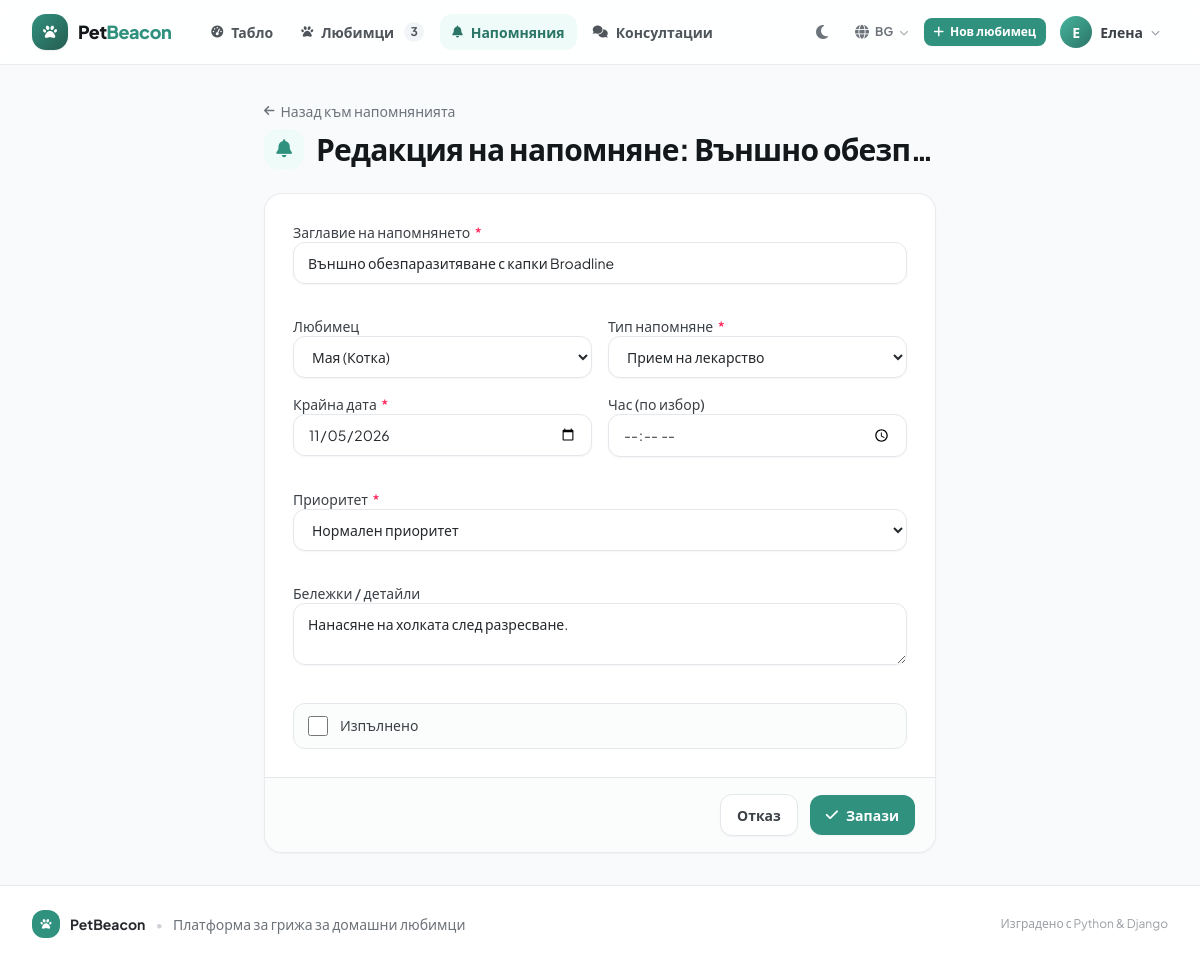
/bg/reminders/64/edit/ (signed in), run on the app's committed database.
### pets/models.py (models this page shows, shortened)
class Reminder(models.Model):
    TYPE_CHOICES = [
        ('vaccination', gettext_lazy("Ваксинация")),
        ('vet_visit', gettext_lazy("Ветеринарен преглед")),
        ('medication', gettext_lazy("Прием на лекарство")),
        ('deworming', gettext_lazy("Обезпаразитяване")),
        ('grooming', gettext_lazy("Груминг / Къпане")),
        ('food_refill', gettext_lazy("Покупка на храна")),
        ('other', gettext_lazy("Друго напомняне")),
    ]
    PRIORITY_CHOICES = [
        ('high', gettext_lazy("Висок приоритет")),
        ('normal', gettext_lazy("Нормален приоритет")),
        ('low', gettext_lazy("Нисък приоритет")),
    ]
    owner = models.ForeignKey(User, on_delete=models.CASCADE, related_name='reminders', verbose_name=gettext_lazy("Потребител"))
    pet = models.ForeignKey(Pet, on_delete=models.CASCADE, related_name='reminders', null=True, blank=True, verbose_name=gettext_lazy("Любимец"))
    reminder_type = models.CharField(max_length=30, choices=TYPE_CHOICES, default='vaccination', verbose_name=gettext_lazy("Тип напомняне"))
    title = models.CharField(max_length=200, verbose_name=gettext_lazy("Заглавие на напомнянето"))
    due_date = models.DateField(verbose_name=gettext_lazy("Крайна дата"))
    due_time = models.TimeField(null=True, blank=True, verbose_name=gettext_lazy("Час (по избор)"))
    priority = models.CharField(max_length=15, choices=PRIORITY_CHOICES, default='normal', verbose_name=gettext_lazy("Приоритет"))
    is_completed = models.BooleanField(default=False, verbose_name=gettext_lazy("Изпълнено"))
    completed_at = models.DateTimeField(null=True, blank=True, verbose_name=gettext_lazy("Дата на изпълнение"))
    notes = models.TextField(blank=True, verbose_name=gettext_lazy("Бележки / детайли"))
    created_at = models.DateTimeField(auto_now_add=True)
    class Meta:
        verbose_name = gettext_lazy("Напомняне")
        verbose_name_plural = gettext_lazy("Напомняния")
        ordering = ['is_completed', 'due_date', 'due_time']
        indexes = [
            models.Index(
                fields=['owner', 'is_completed', 'due_date'],
                name='reminder_owner_status_due_idx',
            ),
        ]

### pets/views.py (the view)
# urls.py: path('reminders/<int:pk>/edit/', views.reminder_update_view, name='reminder_update'),
@login_required
def reminder_update_view(request, pk):
    rem = get_object_or_404(Reminder, pk=pk, owner=request.user)
    if request.method == 'POST':
        form = ReminderForm(request.POST, instance=rem, user=request.user)
        if form.is_valid():
            form.save()
            messages.success(request, _("Напомнянето '%(title)s' бе обновено!") % {"title": rem.title})
            return redirect('pets:reminder_list')
    else:
        form = ReminderForm(instance=rem, user=request.user)
    return render(request, 'pets/reminder_form.html', {
        'form': form,
        'rem': rem,
        'title': _('Редакция на напомняне: %(title)s') % {"title": rem.title},
        'button_text': _('Запази промените'),
        'cancel_url': reverse('pets:reminder_list'),
    })

### accounts/models.py (called while the page is built)
    @property
    def is_vet(self):
        return self.role == self.ROLE_VET

### pets/models.py (called while the page is built)
    def __str__(self):
        return f"{self.name} ({self.get_species_display()})"

### pets/templatetags/petcare_tags.py (called while the page is built)
@register.filter(name="add_class", is_safe=True)
def add_class(field, css_classes):
    if not isinstance(field, BoundField):
        return field
    widget = copy.copy(field.field.widget)
    attrs = {
        "class": " ".join(
            part for part in (widget.attrs.get("class", ""), css_classes) if part
        ).strip()
    }
    described_by = []
    if field.help_text:
        described_by.append(f"{field.auto_id}_helptext")
    if field.errors:
        described_by.append(f"{field.auto_id}_error")
    if described_by:
        attrs["aria-describedby"] = " ".join(described_by)
    return mark_safe(field.as_widget(widget=widget, attrs=attrs))

### templates/pets/reminder_form.html (shortened to what this page needs)
{% extends 'base.html' %}
{% load petcare_tags i18n %}
{% block content %}
{% translate "Назад към напомнянията" as back_label %}
<div class="mx-auto max-w-2xl space-y-6">
    {% include "partials/page_header.html" with title=title icon="fa-solid fa-bell" back_url=cancel_url back_label=back_label %}
    {% include "partials/form_open.html" with form=form submit_label=button_text cancel_url=cancel_url %}
        {% include "partials/field.html" with field=form.title %}
        <div class="grid grid-cols-1 gap-4 sm:grid-cols-2">
            {% include "partials/field.html" with field=form.pet %}
            {% include "partials/field.html" with field=form.reminder_type %}
            {% include "partials/field.html" with field=form.due_date %}
            {% include "partials/field.html" with field=form.due_time %}
        </div>
        {% include "partials/field.html" with field=form.priority %}
        {% include "partials/field.html" with field=form.notes %}
        <div class="sm:col-span-1">
            {% include "partials/checkbox.html" with field=form.is_completed %}
        </div>
    {% include "partials/form_close.html" %}
</div>
{% endblock %}

### templates/base.html (shortened to what this page needs)
{% load static i18n %}<!DOCTYPE html>
<html lang="{{ LANGUAGE_CODE }}" class="h-full scroll-smooth">
<head>
    <link rel="stylesheet" href="{% static 'css/app.css' %}">
    <link rel="stylesheet"
          href="https://cdnjs.cloudflare.com/ajax/libs/font-awesome/6.5.1/css/all.min.css"
>
</head>
<body class="flex min-h-full flex-col bg-ink-50 text-ink-800 antialiased dark:bg-ink-950 dark:text-ink-200">
<header class="sticky top-0 z-40 border-b border-ink-200/80 bg-white/85 backdrop-blur-md print-hidden dark:border-ink-800 dark:bg-ink-900/85">
    <div class="page">
        <div class="flex h-16 items-center gap-3">
            <a href="{% if user.is_authenticated %}{% url 'pets:dashboard' %}{% else %}{% url 'pets:home' %}{% endif %}"
               class="flex shrink-0 items-center gap-2.5 rounded-lg transition hover:opacity-90">
                <span class="flex h-9 w-9 items-center justify-center rounded-xl bg-gradient-to-br from-brand-600 to-brand-800 text-white shadow-sm">
                    <i class="fa-solid fa-paw text-sm" aria-hidden="true"></i>
                </span>
                <span class="text-lg font-extrabold tracking-tight text-ink-900 dark:text-white">
                    Pet<span class="text-brand-600 dark:text-brand-400">Beacon</span>
                </span>
            </a>
            {% if user.is_authenticated %}
            <nav class="ml-4 hidden flex-1 items-center gap-1 md:flex" aria-label="{% translate 'Основна навигация' %}">
                <a href="{% url 'pets:dashboard' %}"
                   class="nav-link {% if request.resolver_match.url_name == 'dashboard' %}nav-link-active{% endif %}"
                   {% if request.resolver_match.url_name == 'dashboard' %}aria-current="page"{% endif %}>
                    <i class="fa-solid fa-gauge-high text-xs" aria-hidden="true"></i> {% translate "Табло" %}
                </a>
                <a href="{% url 'pets:pet_list' %}"
                   class="nav-link {% if 'pet' in request.resolver_match.url_name and 'reminder' not in request.resolver_match.url_name and 'dashboard' not in request.resolver_match.url_name %}nav-link-active{% endif %}"
                   {% if 'pet' in request.resolver_match.url_name and 'reminder' not in request.resolver_match.url_name and 'dashboard' not in request.resolver_match.url_name %}aria-current="page"{% endif %}>
                    <i class="fa-solid fa-paw text-xs" aria-hidden="true"></i>{% if user.profile.is_vet %} {% translate "Пациенти" %}{% else %} {% translate "Любимци" %}{% endif %}
                    {% if nav_total_pets %}
                        <span class="ml-0.5 inline-flex h-5 min-w-5 items-center justify-center rounded-full bg-ink-100 px-1.5 text-xs font-bold text-ink-600 dark:bg-ink-800 dark:text-ink-300">{{ nav_total_pets }}</span>
                    {% endif %}
                </a>
                <a href="{% url 'pets:reminder_list' %}"
                   class="nav-link {% if 'reminder' in request.resolver_match.url_name %}nav-link-active{% endif %}"
                   {% if 'reminder' in request.resolver_match.url_name %}aria-current="page"{% endif %}>
                    <i class="fa-solid fa-bell text-xs" aria-hidden="true"></i> {% translate "Напомняния" %}
                </a>
                <a href="{% url 'pets:consultation_list' %}"
                   class="nav-link {% if 'consultation' in request.resolver_match.url_name %}nav-link-active{% endif %}"
                   {% if 'consultation' in request.resolver_match.url_name %}aria-current="page"{% endif %}>
                    <i class="fa-solid fa-comments text-xs" aria-hidden="true"></i> {% translate "Консултации" %}
                </a>
            </nav>
            {% endif %}
            <div class="ml-auto flex items-center gap-1.5">
                <button type="button" id="themeToggle" class="btn-icon"
                        aria-label="{% translate 'Смяна на цветовата тема' %}"
                        title="{% translate 'Смяна на темата' %}"
                        data-title-light="{% translate 'Светла тема' %}"
                        data-title-dark="{% translate 'Тъмна тема' %}">
                    <i class="fa-solid fa-moon" data-theme-icon="dark" aria-hidden="true"></i>
                </button>
                {% include "partials/language_switcher.html" %}
                {% if user.is_authenticated %}
                    <a href="{% url 'pets:pet_create' %}" class="btn-primary btn-sm hidden sm:inline-flex">
                        <i class="fa-solid fa-plus" aria-hidden="true"></i>{% if user.profile.is_vet %} {% translate "Нов пациент" %}{% else %} {% translate "Нов любимец" %}{% endif %}
                    </a>
                    <div class="relative" id="userMenu">
                        <button type="button" id="userMenuButton"
                                aria-label="{% blocktranslate with name=user.get_full_name|default:user.username %}Отвори менюто на потребителя: {{ name }}{% endblocktranslate %}"
                                class="flex items-center gap-2 rounded-xl px-2 py-1.5 transition hover:bg-ink-100 focus-visible:outline-2 focus-visible:outline-offset-2 focus-visible:outline-brand-500 dark:hover:bg-ink-800"
                                aria-expanded="false" aria-haspopup="true" aria-controls="userMenuDropdown">
                            <span class="flex h-8 w-8 items-center justify-center rounded-full bg-gradient-to-br from-brand-500 to-brand-700 text-sm font-bold text-white">
                                {{ user.first_name|default:user.username|slice:":1"|upper }}
                            </span>
                            <span class="hidden max-w-[7rem] truncate text-sm font-semibold text-ink-700 lg:block dark:text-ink-200">
                                {{ user.first_name|default:user.username }}
                            </span>
                            <i class="fa-solid fa-chevron-down text-[9px] text-ink-400 transition-transform duration-200" id="userChevron" aria-hidden="true"></i>
                        </button>
                    </div>
                {% else %}
                    <a href="{% url 'accounts:login' %}" class="btn-ghost btn-sm">{% translate "Вход" %}</a>
                    <a href="{% url 'accounts:register' %}" class="btn-primary btn-sm">{% translate "Регистрация" %}</a>
                {% endif %}
            </div>
        </div>
    </div>
</header>
<main id="main" class="page flex-1 py-6 sm:py-8">
    {% block content %}{% endblock %}
</main>
<footer class="mt-auto border-t border-ink-200 bg-white print-hidden dark:border-ink-800 dark:bg-ink-900">
    <div class="page flex flex-col items-center justify-between gap-3 py-6 text-sm text-ink-500 sm:flex-row dark:text-ink-400">
        <div class="flex items-center gap-2.5">
            <span class="flex h-7 w-7 items-center justify-center rounded-lg bg-brand-600 text-white">
                <i class="fa-solid fa-paw text-[11px]" aria-hidden="true"></i>
            </span>
            <span class="font-bold text-ink-800 dark:text-ink-100">PetBeacon</span>
            <span class="text-ink-300 dark:text-ink-700" aria-hidden="true">&bull;</span>
            <span>{% translate "Платформа за грижа за домашни любимци" %}</span>
        </div>
        <p class="text-xs text-ink-400">{% translate "Изградено с Python & Django" %}</p>
    </div>
</footer>
</body>
</html>

### templates/partials/field.html (shortened to what this page needs)
{% load petcare_tags i18n %}
<div class="{% if span %}sm:col-span-2{% else %}{{ cols|default:'' }}{% endif %}">
    {% if field.field.widget.input_type != "checkbox" %}
        <label for="{{ field.id_for_label }}" class="label {% if field.errors %}text-rose-700{% endif %}">
            {{ field.label }}{% if field.field.required %}
                <span class="ml-0.5 text-rose-500" aria-hidden="true">*</span>
            {% endif %}
        </label>
    {% endif %}
    {% if field.field.widget.input_type == 'file' %}
        {% if field.errors %}
            {% with widget_class="file-input field-error" %}{{ field|add_class:widget_class }}{% endwith %}
        {% else %}
            {{ field|add_class:"file-input" }}
        {% endif %}
    {% elif field.errors %}
        {{ field|add_class:"field field-error" }}
    {% else %}
        {{ field|add_class:"field" }}
    {% endif %}
</div>

### templates/partials/checkbox.html (shortened to what this page needs)
<div class="flex items-start gap-3 rounded-lg border border-ink-200 bg-ink-50/60 px-3.5 py-3 transition hover:border-ink-300 hover:bg-ink-50 dark:border-ink-700 dark:bg-ink-900/50 dark:hover:border-ink-600 dark:hover:bg-ink-900">
    {{ field }}
    <label for="{{ field.id_for_label }}" class="cursor-pointer text-sm font-medium leading-snug text-ink-700 dark:text-ink-200">
        {{ field.label }}
    </label>
</div>

### data on the page
Reminder: title "Външно обезпаразитяване с капки Broadline", pet "Мая (Котка)", reminder_type "Прием на лекарство", due_date "11/05/2026", priority "Нормален приоритет", notes "Нанасяне на холката след разресване."

### other printed values
{{ nav_total_pets }} "3"
{{ code|upper }} "BG"
{{ user.first_name|default:user.username|slice:":1"|upper }} "Е"
{{ user.first_name|default:user.username }} "Елена"
{{ back_label|default:default_back_label }} "Назад към напомнянията"
{{ title }} "Редакция на напомняне: Външно обезп…"
{{ field.label }} "Заглавие на напомнянето Любимец Тип напомняне Крайна дата Час (по избор) Приоритет Бележки / детайли"
{{ field.label }} "Изпълнено"
{{ submit_label|default:default_submit_label }} "Запази"
